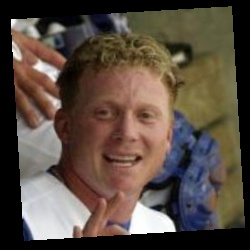
#> input picture Sheet_5/face.jpg, 250 x 250 px
$ jupyter execute --allow-errors exercise_5.ipynb
#> lines starting #> are read from the running program, lines starting #| are printed output that depends on the picture
[cell 1]
import cv2
import os
import numpy as np
import matplotlib.pyplot as plt
from PIL import Image
from sklearn.decomposition import PCA
from sklearn.model_selection import train_test_split
from sklearn.tree import DecisionTreeClassifier
from sklearn import metrics

### Question A

In OpenCV, the default RGB space utilized is often the sRGB color space.

OpenCV primarily uses the BGR color space by default when we load images from JPEG, PNG, or TIFF files. This is different from the common RGB color representation. To perform color space transformations using OpenCV, we can use functions like cv2.cvtColor() to convert between different color spaces. For example, we can convert an image from BGR to grayscale or from BGR to RGB.

[cell 2]
# Read an image in BGR format (default for OpenCV)
bgr_image = cv2.imread("face.jpg")
#> bgr_image is the input picture: shape (250, 250, 3); mean B, G, R 66.2, 76.4, 89.6

# Convert BGR to XYZ
xyz_image = cv2.cvtColor(bgr_image, cv2.COLOR_BGR2XYZ)
#> xyz_image: shape (250, 250, 3); mean of channels 0, 1, 2 76.2, 78.5, 73.4

# Display the original and converted images
cv2.imshow("BGR Image", bgr_image)
cv2.imshow("XYZ Image", xyz_image)
cv2.waitKey(0)
cv2.destroyAllWindows()

#### Question B and C

[cell 3]
# Path to the folder containing images
folder_path = "./skin_dataset"

# Lists to store image data and labels
images = []
labels = []

# Define a common size for resizing the images
common_size = (64, 64)

# Loop through the folder to load images and extract labels
for filename in os.listdir(folder_path):
    if filename.endswith(".jpg") or filename.endswith(
        ".png"
    ):  # Assuming images are in jpg or png format
        print(filename)
        img_path = os.path.join(folder_path, filename)
        img = Image.open(img_path)
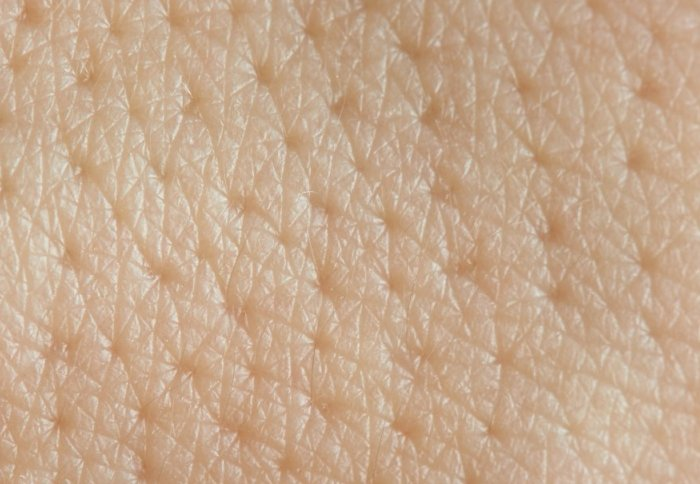
#> input picture Sheet_5/skin_dataset/36196_positive.jpg, 700 x 484 px
#> img is the input picture: PIL image 700x484 RGB; mean R, G, B 198.5, 169.1, 142.3
        img = img.resize(common_size)  # Resize the image to a common size
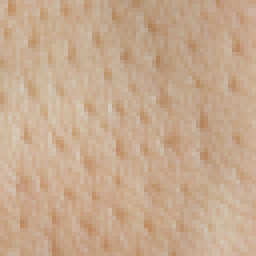
#> img: PIL image 64x64 RGB (shown 4 times larger); mean R, G, B 198.5, 169.1, 142.3
        img_array = np.array(img)  # Convert image to array

        # Append image data and label
        images.append(img_array)
        # Assuming filename contains information about the label (e.g., 'positive' or 'negative')
        label = filename.split("_")[1].split(".")[0]  # Extract label from filename
        labels.append(label)
#> pass 2 of the loop `for filename in os.listdir(folder_path):`:
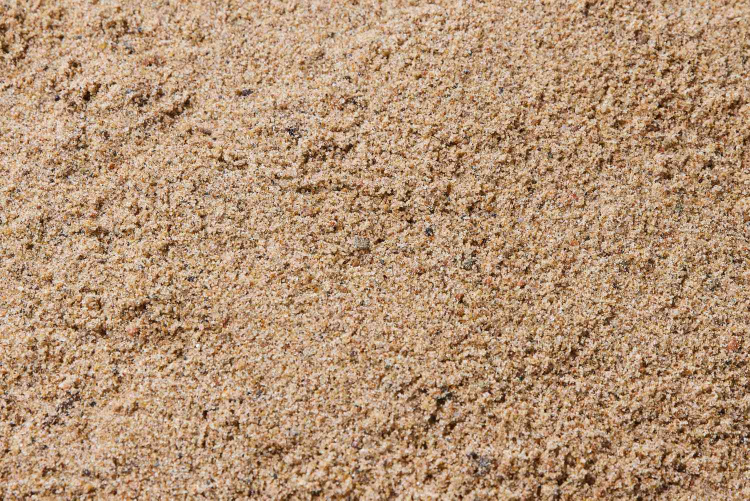
#> input picture Sheet_5/skin_dataset/72308-01_negative.jpg, 1500 x 1001 px (shown at 1/2 size)
#> img is the input picture: PIL image 1500x1001 RGB; mean R, G, B 180.9, 147.6, 116.9
#> `img = img.resize(common_size)`:
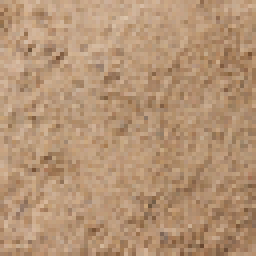
#> img: PIL image 64x64 RGB (shown 4 times larger); mean R, G, B 180.9, 147.6, 116.9
#> pass 3 of the loop `for filename in os.listdir(folder_path):`:
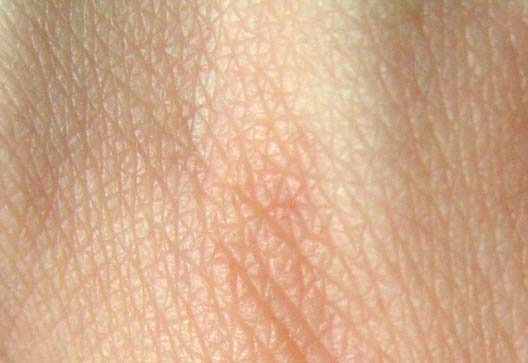
#> input picture Sheet_5/skin_dataset/Human_positive.jpg, 528 x 363 px
#> img is the input picture: PIL image 528x363 RGB; mean R, G, B 209.9, 170.6, 139
#> `img = img.resize(common_size)`:
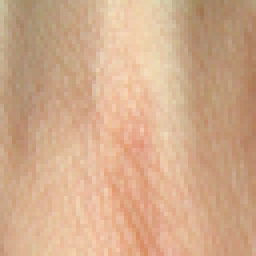
#> img: PIL image 64x64 RGB (shown 4 times larger); mean R, G, B 210, 170.6, 139

# Convert images and labels to numpy arrays
images = np.array(images)
labels = np.array(labels)

# Flatten images into a 2D array
flattened_images = images.reshape(images.shape[0], -1)

# Perform PCA to reduce dimensions to 2 for visualization
pca = PCA(n_components=2)
transformed = pca.fit_transform(flattened_images)
#> transformed = [[390.5, 1558.1], [-2174.4, -548.5], [1783.9, -1009.6]]

# Separate positive and negative samples
positive_samples = transformed[labels == "positive"]
#> positive_samples = [[390.5, 1558.1], [1783.9, -1009.6]]
negative_samples = transformed[labels == "negative"]
#> negative_samples = [[-2174.4, -548.5]]

# Plotting the scatter plot
plt.figure(figsize=(8, 6))
plt.scatter(
    positive_samples[:, 0], positive_samples[:, 1], color="blue", label="Positive"
)
plt.scatter(
    negative_samples[:, 0], negative_samples[:, 1], color="red", label="Negative"
)
plt.xlabel("PCA Component 1")
plt.ylabel("PCA Component 2")
plt.legend()
plt.title("Visualization of Positive and Negative Samples in 2D Space")
plt.show()
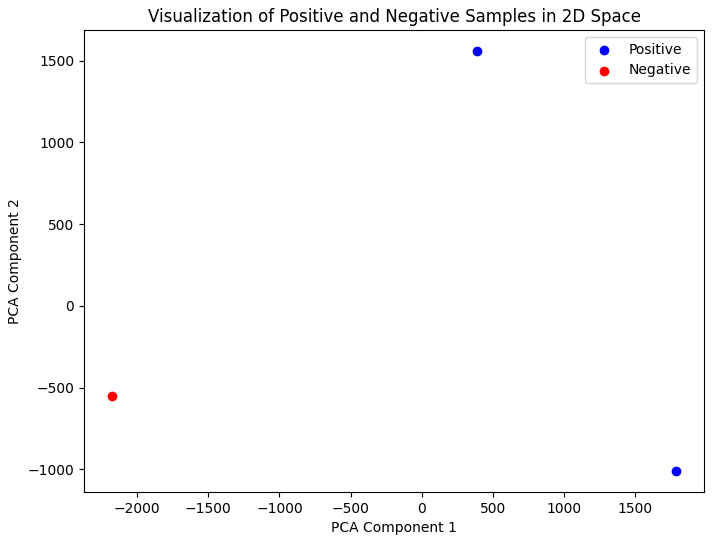
#> figure drawn by matplotlib, 1 panel

### Question D

[cell 4]
# Reshape images to a lower dimension for visualization (for example, averaging pixel values)
reshaped_images = images.mean(axis=(1, 2))  # Taking mean of pixel values
#> reshaped_images = [[198.5, 169.1, 142.3], [180.9, 147.6, 116.9], [210, 170.6, 139]]

# Scatter plot using reshaped image data
plt.figure(figsize=(8, 6))
plt.scatter(
    reshaped_images[:, 0],
    reshaped_images[:, 1],
    c=np.where(labels == "positive", "blue", "red"),
)
plt.xlabel("Feature 1")
plt.ylabel("Feature 2")
plt.title("Visualization of Images in 2D Space")
plt.show()
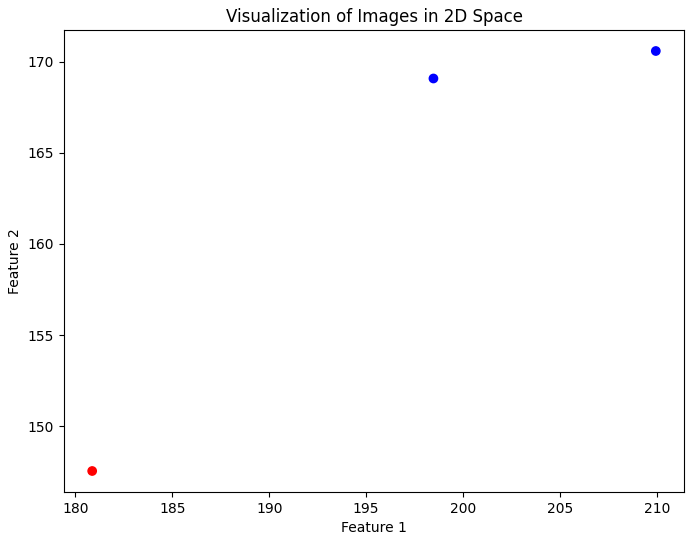
#> figure drawn by matplotlib, 1 panel
